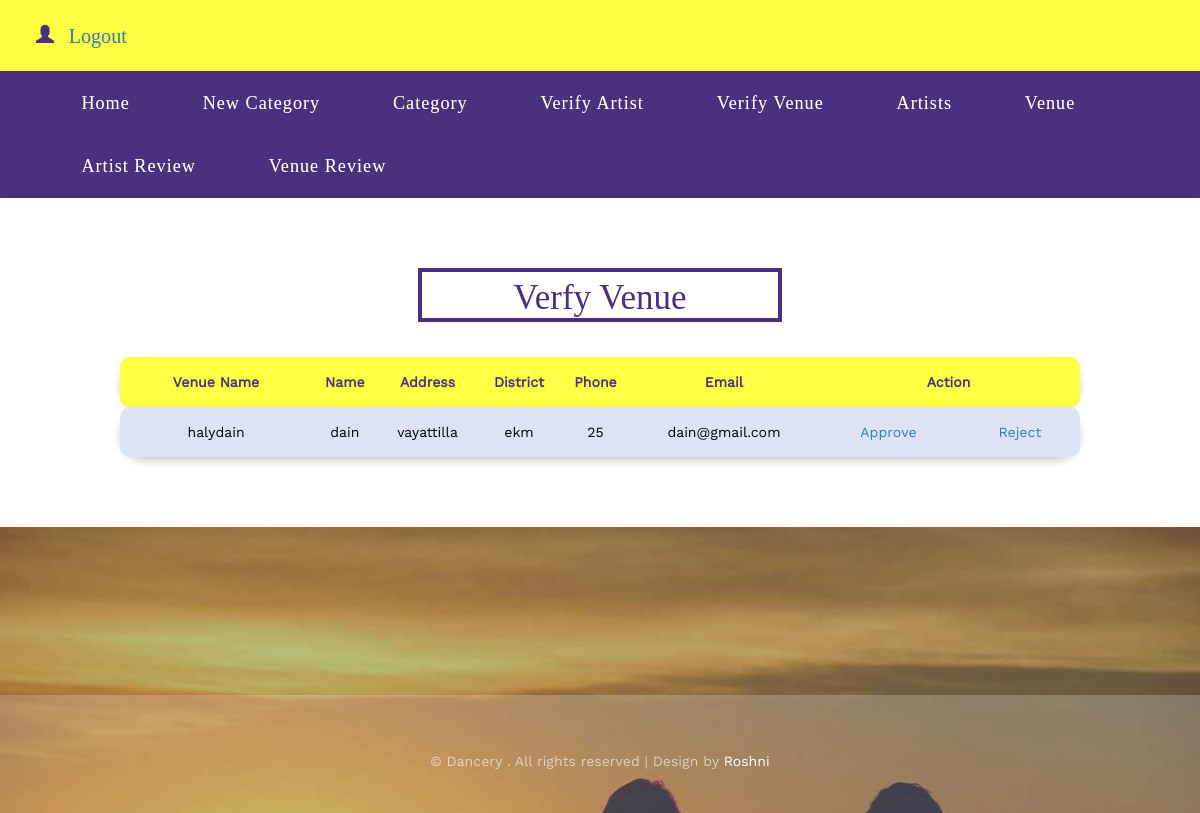
/AdminVerifyVenue.php, run on the app's committed database.
### tables this page shows
CREATE TABLE `venue_registration` (
  `vid` int(11) NOT NULL,
  `venue_name` varchar(30) DEFAULT NULL,
  `name` varchar(30) DEFAULT NULL,
  `address` varchar(200) DEFAULT NULL,
  `district` varchar(30) DEFAULT NULL,
  `phone` decimal(10,0) DEFAULT NULL,
  `email` varchar(30) DEFAULT NULL,
  `password` varchar(30) DEFAULT NULL,
  `image` varchar(30) DEFAULT 'noval'
);

### AdminVerifyVenue.php (the view, shortened to what this page needs)
<?php
include 'AdminHeader.php';
?>
<div id="about" class="about">
	<div class="container">
		<h3 class="title wow fadeInUp animated" data-wow-delay=".5s">Verfy Venue</h3>
	</div>
	<div style="margin: auto; width: 80%;">
		<?php
		$qry = "SELECT * FROM venue_registration v,`login` l WHERE v.`vid`=l.`uid` AND l.`status`='0'";
		$result = mysqli_query($conn, $qry);
		if ($result->num_rows > 0) {
		?>
			<table width="100%" id="cust_table">
				<tr>
					<th>Venue Name</th>
					<th>Name</th>
					<th>Address</th>
					<th>District</th>
					<th>Phone</th>
					<th>Email</th>
					<th colspan="2">Action</th>
				</tr>
			<?php
			while ($row = mysqli_fetch_array($result)) {
				echo "
                <tr>
                    <td>" . $row['venue_name'] . "</td>
                    <td>" . $row['name'] . "</td>
                    <td>" . $row['address'] . "</td>
                    <td>" . $row['district'] . "</td>
                    <td>" . $row['phone'] . "</td>
                    <td>" . $row['email'] . "</td>
                    <td><a href='AdminApproveVenue.php?id=" . $row['vid'] . "'>Approve</a></td><td><a href='AdminRejectVenue.php?id=" . $row['vid'] . "'>Reject</a></td>
                </tr>";
			}
		} else {
			echo "  <center> <h2 style='color: red;'>.... No Data Found ...</h2></center> ";
		}
			?>
			</table>
	</div>
</div>
<div class="contact" id="contact">
	<div class="footer">
		<div class="container">
			<p class="wow fadeInUp animated" data-wow-delay=".7s">© Dancery . All rights reserved | Design by <a href="">Roshni</a></p>
		</div>
	</div>
</div>
</body>
</html>

### css/style.css (style rules this page uses)
body { margin:0; font-family: 'WorkSans-Regular'; }
body a { transition: 0.5s all ease; -webkit-transition: 0.5s all ease; -moz-transition: 0.5s all ease; -o-transition: 0.5s all ease; -ms-transition: 0.5s all ease; text-decoration:none; }
h1,h2,h3,h4,h5,h6 { margin:0; }
p { margin:0; }
.about, .team, .about-skills { padding: 6em 0; }
h3.title { font-size: 2.5em; color: #4B307F; font-family: 'Josefin Slab'; text-align: center; border: 4px solid; width: 32%; margin: 0 auto 1em; padding: .2em 0 0; }
.contact { background: url(../images/slid2.jpg)no-repeat 0px 0px; background-size: cover; padding: 5em 0 0; }
.footer { margin-top: 7em; background-color: rgba(255, 255, 255, 0.22); padding: 4em 0 3em; }
.footer p { color:rgba(255, 255, 255, 0.61); font-size:1em; text-align:center; }
.footer p a { color:#fff; }
@media (max-width:1280px) { h3.title { font-size: 2.5em; } }
@media (max-width:1280px) { .about, .team, .about-skills { padding: 5em 0; } }
#cust_table tr { padding-top: 12px; padding-bottom: 12px; text-align: center; color: #000; transition: 0.3s; background-color: #dee2f5; border-radius: 25px; box-shadow: 0 4px 8px 0 rgba(0, 0, 0, 0.2); }
#cust_table tr :first-child { padding: 15px; border-radius: 10px 0 0 10px; -moz-border-radius: 10px 0 0 10px; }
#cust_table tr :last-child { border-radius: 0 10px 10px 0; -moz-border-radius: 0 10px 10px 0; }
#cust_table th { padding-top: 12px; padding-bottom: 12px; text-align: center; background-color: #ffff43; color: #4b307f; }

### css/lightbox.css (style rules this page uses)
body:after { content: url(../images/close.png) url(../images/prev.png) url(../images/next.png); display: none; }

### data on the page
venue_registration: venue_name "halydain", name "dain", address "vayattilla", district "ekm", phone "25", email "dain@gmail.com"
